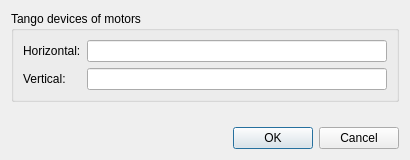
<?xml version="1.0" encoding="UTF-8"?>
<ui version="4.0">
 <class>TakeMotorsDialog</class>
 <widget class="QDialog" name="TakeMotorsDialog">
  <property name="geometry">
   <rect>
    <x>0</x>
    <y>0</y>
    <width>410</width>
    <height>160</height>
   </rect>
  </property>
  <property name="windowTitle">
   <string>Dialog</string>
  </property>
  <layout class="QGridLayout" name="gridLayout_3">
   <item row="0" column="0">
    <layout class="QVBoxLayout" name="verticalLayout">
     <item>
      <widget class="QGroupBox" name="groupBox">
       <property name="title">
        <string>Tango devices of motors</string>
       </property>
       <layout class="QGridLayout" name="gridLayout_2">
        <item row="0" column="0">
         <layout class="QGridLayout" name="gridLayout">
          <item row="0" column="0">
           <widget class="QLabel" name="horizontalLabel">
            <property name="toolTip">
             <string>Tango device or alias of horizontal motor</string>
            </property>
            <property name="text">
             <string>Horizontal:</string>
            </property>
            <property name="buddy">
             <cstring>horizontalLineEdit</cstring>
            </property>
           </widget>
          </item>
          <item row="0" column="1">
           <widget class="QLineEdit" name="horizontalLineEdit">
            <property name="toolTip">
             <string>Tango device or alias of horizontal motor</string>
            </property>
           </widget>
          </item>
          <item row="1" column="0">
           <widget class="QLabel" name="verticalLabel">
            <property name="toolTip">
             <string>Tango device or alias of vertical motor</string>
            </property>
            <property name="text">
             <string>Vertical:</string>
            </property>
            <property name="buddy">
             <cstring>verticalLineEdit</cstring>
            </property>
           </widget>
          </item>
          <item row="1" column="1">
           <widget class="QLineEdit" name="verticalLineEdit">
            <property name="toolTip">
             <string>Tango device or alias of vertical motor</string>
            </property>
           </widget>
          </item>
         </layout>
        </item>
       </layout>
      </widget>
     </item>
     <item>
      <spacer name="verticalSpacer">
       <property name="orientation">
        <enum>Qt::Vertical</enum>
       </property>
       <property name="sizeHint" stdset="0">
        <size>
         <width>20</width>
         <height>40</height>
        </size>
       </property>
      </spacer>
     </item>
     <item>
      <widget class="QDialogButtonBox" name="buttonBox">
       <property name="orientation">
        <enum>Qt::Horizontal</enum>
       </property>
       <property name="standardButtons">
        <set>QDialogButtonBox::Cancel|QDialogButtonBox::Ok</set>
       </property>
      </widget>
     </item>
    </layout>
   </item>
  </layout>
 </widget>
 <tabstops>
  <tabstop>horizontalLineEdit</tabstop>
  <tabstop>verticalLineEdit</tabstop>
  <tabstop>buttonBox</tabstop>
 </tabstops>
 <resources/>
 <connections>
  <connection>
   <sender>buttonBox</sender>
   <signal>accepted()</signal>
   <receiver>TakeMotorsDialog</receiver>
   <slot>accept()</slot>
   <hints>
    <hint type="sourcelabel">
     <x>248</x>
     <y>254</y>
    </hint>
    <hint type="destinationlabel">
     <x>157</x>
     <y>274</y>
    </hint>
   </hints>
  </connection>
  <connection>
   <sender>buttonBox</sender>
   <signal>rejected()</signal>
   <receiver>TakeMotorsDialog</receiver>
   <slot>reject()</slot>
   <hints>
    <hint type="sourcelabel">
     <x>316</x>
     <y>260</y>
    </hint>
    <hint type="destinationlabel">
     <x>286</x>
     <y>274</y>
    </hint>
   </hints>
  </connection>
 </connections>
</ui>
